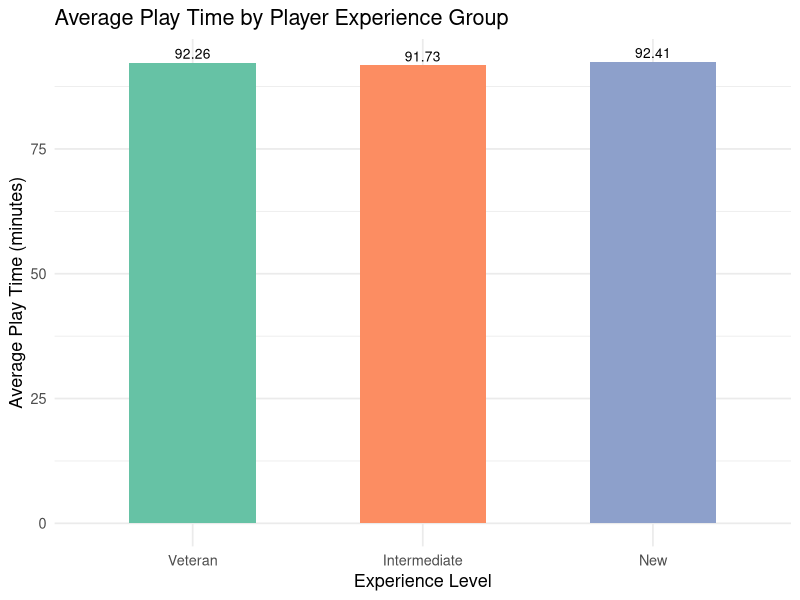
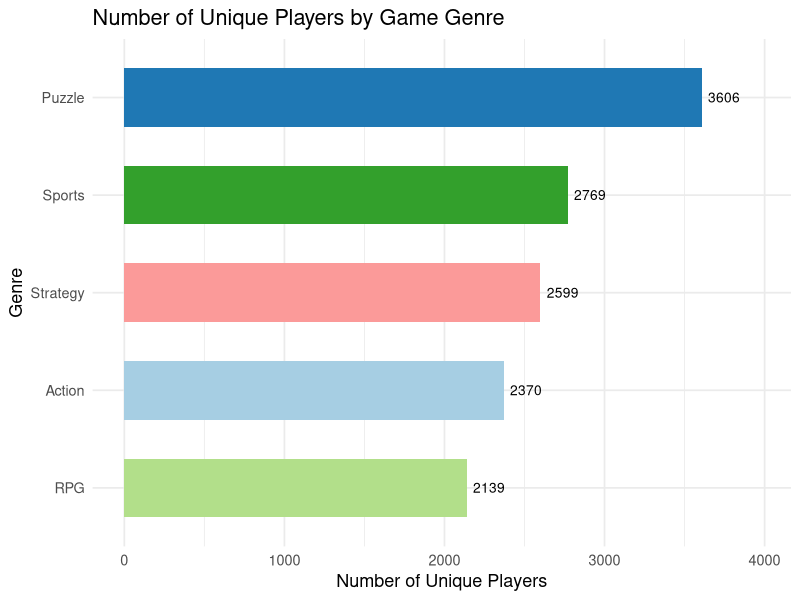
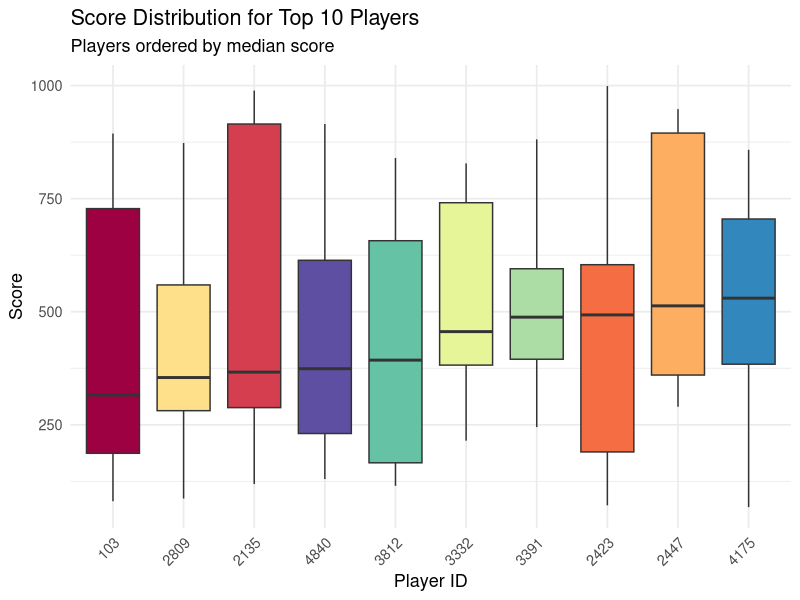
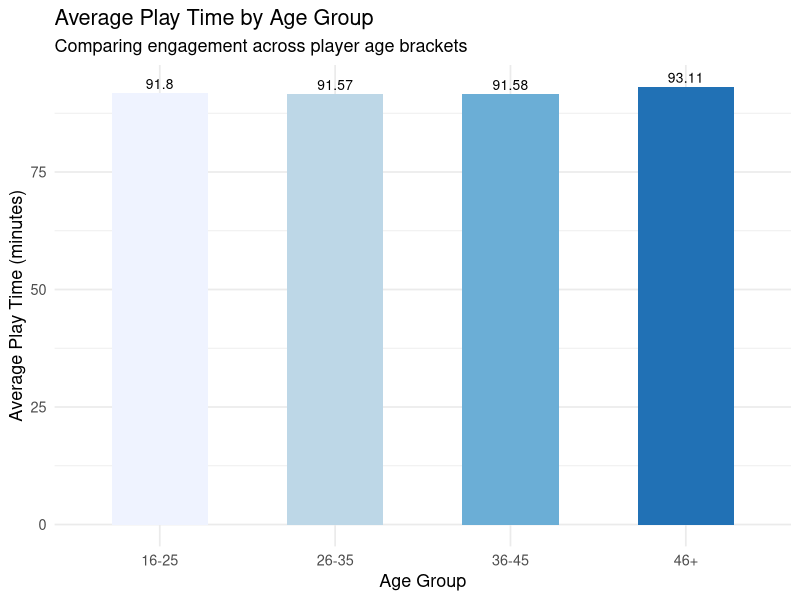

Write R code to recreate these figures, in order.

# COMP1013 Analytics Programming – Assignment
# Play Pulse Studios – Online Game Data Analysis
setwd("~/git-projects/my-first-repository")

# Required libraries
library(dplyr)
library(ggplot2)
library(knitr)
library(kableExtra)
library(lubridate)

# Load data
players  <- read.csv("players.csv",  stringsAsFactors = FALSE)
sessions <- read.csv("sessions.csv", stringsAsFactors = FALSE)
games    <- read.csv("games.csv",    stringsAsFactors = FALSE)

# Quick sanity checks
cat("players rows:", nrow(players),  "| NAs:", sum(is.na(players)),  "\n")
cat("sessions rows:", nrow(sessions), "| NAs:", sum(is.na(sessions)), "\n")
cat("games rows:",    nrow(games),    "| NAs:", sum(is.na(games)),    "\n")


## Assumption: players with NA signup dates are excluded from analysis

# PART 1 – Step 1: Parse dates and assign experience levels
players$signup_date <- as.Date(players$signup_date)
players$signup_year <- year(players$signup_date)

players$experience_level <- case_when(
  players$signup_year <  2023 ~ "Veteran",
  players$signup_year == 2023 ~ "Intermediate",
  players$signup_year >  2023 ~ "New",
  TRUE                        ~ NA_character_
)

# Join sessions to players, drop any unclassifiable players
sessions_exp <- sessions %>%
  inner_join(players %>% select(player_id, experience_level),
             by = "player_id") %>%
  filter(!is.na(experience_level))

# PART 1 – Step 2: Summary table
part1_summary <- sessions_exp %>%
  group_by(experience_level) %>%
  summarise(
    num_players       = n_distinct(player_id),
    avg_play_time_min = round(mean(play_time_minutes, na.rm = TRUE), 2),
    avg_score         = round(mean(score,             na.rm = TRUE), 2),
    .groups = "drop"
  ) %>%
  mutate(experience_level = factor(experience_level,
                                   levels = c("Veteran", "Intermediate", "New"))) %>%
  arrange(experience_level)

part1_summary %>%
  kable(col.names = c("Experience Level", "# Players",
                      "Avg Play Time (min)", "Avg Score"),
        caption = "Table 1: Player Engagement by Experience Level") %>%
  kable_styling(bootstrap_options = c("striped", "hover", "condensed"))

# PART 1 – Step 3: Visualisation
ggplot(part1_summary,
       aes(x = experience_level, y = avg_play_time_min, fill = experience_level)) +
  geom_col(width = 0.55, show.legend = FALSE) +
  geom_text(aes(label = avg_play_time_min), vjust = -0.4, size = 3.5) +
  scale_fill_brewer(palette = "Set2") +
  labs(title = "Average Play Time by Player Experience Group",
       x     = "Experience Level",
       y     = "Average Play Time (minutes)") +
  theme_minimal(base_size = 13)


# PART 2 – Step 1: Join sessions with games and group by genre
sessions_genre <- sessions %>%
  inner_join(games %>% select(game_id, genre), by = "game_id") %>%
  filter(!is.na(genre))

# PART 2 – Step 2: Summary table
part2_summary <- sessions_genre %>%
  group_by(genre) %>%
  summarise(
    avg_play_time_min  = round(mean(play_time_minutes, na.rm = TRUE), 2),
    avg_score          = round(mean(score,             na.rm = TRUE), 2),
    num_sessions       = n(),
    num_unique_players = n_distinct(player_id),
    .groups = "drop"
  ) %>%
  arrange(desc(num_unique_players))

part2_summary %>%
  kable(col.names = c("Genre", "Avg Play Time (min)", "Avg Score",
                      "# Sessions", "# Unique Players"),
        caption = "Table 2: Player Engagement by Game Genre") %>%
  kable_styling(bootstrap_options = c("striped", "hover", "condensed"))

# PART 2 – Step 3: Visualisation
ggplot(part2_summary,
       aes(x = reorder(genre, num_unique_players),
           y = num_unique_players, fill = genre)) +
  geom_col(width = 0.6, show.legend = FALSE) +
  geom_text(aes(label = num_unique_players), hjust = -0.2, size = 3.5) +
  coord_flip() +
  scale_fill_brewer(palette = "Paired") +
  labs(title = "Number of Unique Players by Game Genre",
       x     = "Genre",
       y     = "Number of Unique Players") +
  theme_minimal(base_size = 13) +
  expand_limits(y = max(part2_summary$num_unique_players) * 1.1)


# PART 3 – Step 1: Identify top 10 players by total play time
player_total_time <- sessions %>%
  group_by(player_id) %>%
  summarise(total_play_time = sum(play_time_minutes, na.rm = TRUE),
            .groups = "drop") %>%
  arrange(desc(total_play_time)) %>%
  slice_head(n = 10)

top10_ids <- player_total_time$player_id

# PART 3 – Step 2: Summary table for top 10 players
part3_summary <- sessions %>%
  filter(player_id %in% top10_ids) %>%
  group_by(player_id) %>%
  summarise(
    total_sessions    = n(),
    avg_play_time_min = round(mean(play_time_minutes, na.rm = TRUE), 2),
    avg_score         = round(mean(score,             na.rm = TRUE), 2),
    .groups = "drop"
  ) %>%
  left_join(player_total_time, by = "player_id") %>%
  arrange(desc(total_play_time))

part3_summary %>%
  select(player_id, total_sessions, avg_play_time_min,
         avg_score, total_play_time) %>%
  kable(col.names = c("Player ID", "Total Sessions",
                      "Avg Play Time (min)", "Avg Score",
                      "Total Play Time (min)"),
        caption = "Table 3: Top 10 Players by Total Play Time") %>%
  kable_styling(bootstrap_options = c("striped", "hover", "condensed"))

# PART 3 – Step 3: Boxplot of score distribution for top 10 players
sessions %>%
  filter(player_id %in% top10_ids, !is.na(score)) %>%
  mutate(player_id = factor(player_id)) %>%
  ggplot(aes(x = reorder(player_id, score, FUN = median),
             y = score, fill = player_id)) +
  geom_boxplot(outlier.size = 1.5, show.legend = FALSE) +
  scale_fill_brewer(palette = "Spectral") +
  labs(title    = "Score Distribution for Top 10 Players",
       subtitle = "Players ordered by median score",
       x        = "Player ID",
       y        = "Score") +
  theme_minimal(base_size = 13) +
  theme(axis.text.x = element_text(angle = 45, hjust = 1))


# PART 4 – Step 1: Create age groups and join with sessions
players_valid_age <- players %>%
  filter(!is.na(age) & age >= 16)

players_valid_age$age_group <- cut(
  players_valid_age$age,
  breaks = c(15, 25, 35, 45, Inf),
  labels = c("16-25", "26-35", "36-45", "46+"),
  right  = TRUE
)

sessions_age <- sessions %>%
  inner_join(players_valid_age %>% select(player_id, age_group),
             by = "player_id") %>%
  filter(!is.na(age_group))

# PART 4 – Step 2: Summary table
part4_summary <- sessions_age %>%
  group_by(age_group) %>%
  summarise(
    avg_play_time_min = round(mean(play_time_minutes, na.rm = TRUE), 2),
    avg_score         = round(mean(score,             na.rm = TRUE), 2),
    num_sessions      = n(),
    .groups = "drop"
  )

part4_summary %>%
  kable(col.names = c("Age Group", "Avg Play Time (min)",
                      "Avg Score", "# Sessions"),
        caption = "Table 4: Gaming Behaviour by Age Group") %>%
  kable_styling(bootstrap_options = c("striped", "hover", "condensed"))

# PART 4 – Step 3: Visualisation
ggplot(part4_summary,
       aes(x = age_group, y = avg_play_time_min, fill = age_group)) +
  geom_col(width = 0.55, show.legend = FALSE) +
  geom_text(aes(label = avg_play_time_min), vjust = -0.4, size = 3.5) +
  scale_fill_brewer(palette = "Blues", direction = 1) +
  labs(title    = "Average Play Time by Age Group",
       subtitle = "Comparing engagement across player age brackets",
       x        = "Age Group",
       y        = "Average Play Time (minutes)") +
  theme_minimal(base_size = 13)
